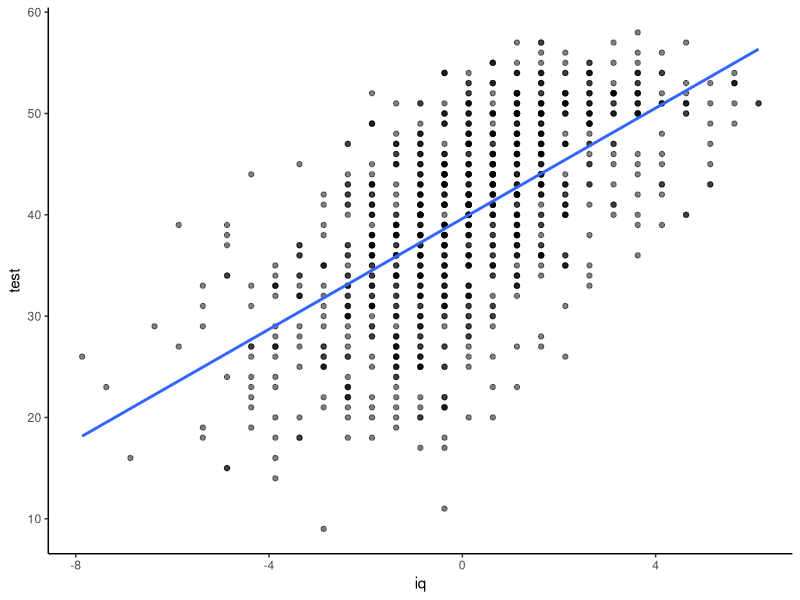
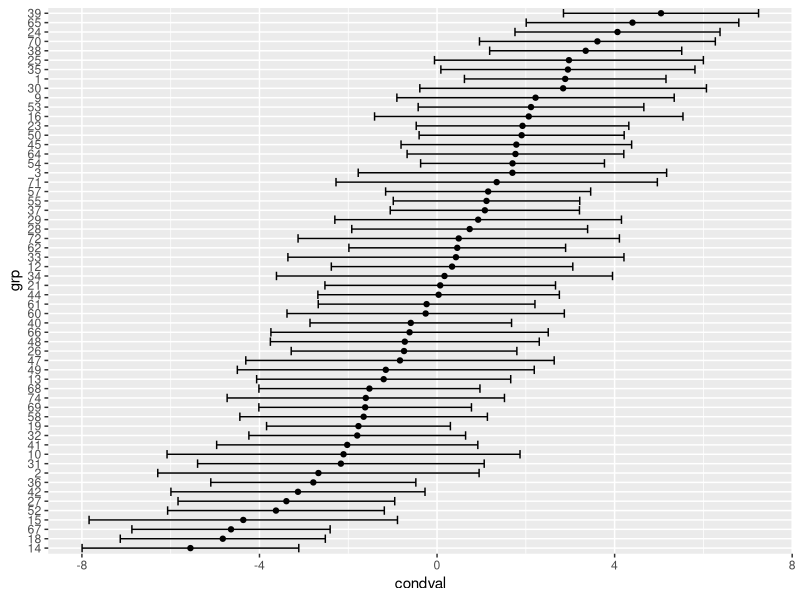

These charts were generated, in order, by the following R code:
## ---- chunk 1
library(tidyverse)
school_data <- read.csv("./school.csv")
# install.packages("Pmisc", repos = "http://R-Forge.R-project.org", type = "source")
## ---- chunk 2
ggplot(school_data, aes(x = iq, y = test)) + 
  geom_point(alpha = 0.5) + 
  geom_smooth(method = "lm", se = FALSE) + 
  theme_classic()
## ---- chunk 3
school_data <- school_data %>%
  group_by(school) %>%
  mutate(mean_ses = mean(ses), mean_iq = mean(iq))
## ---- chunk 4
m1 <- lm(test ~ iq+sex+ses+minority_status+mean_ses+mean_iq, data= school_data) 
summary(m1)
## ---- chunk 5
confint(m1)
## ---- chunk 6
 lmm1 <- lme4::lmer(test ~ iq + sex + ses + minority_status + 
                      mean_ses + mean_iq + 
                      (1|school),
                    data=school_data)
summary(lmm1)
## ---- chunk 7
confint(lmm1)
## ---- chunk 8
random_effects <- lme4::ranef(lmm1, condVar=TRUE) 
ranef_df <- as.data.frame(random_effects) 
ranef_df %>%
  ggplot(aes(x = grp, y = condval, ymin = condval - 2*condsd, ymax = condval +
               2*condsd)) +
  geom_point() + 
  geom_errorbar() + 
  coord_flip()
